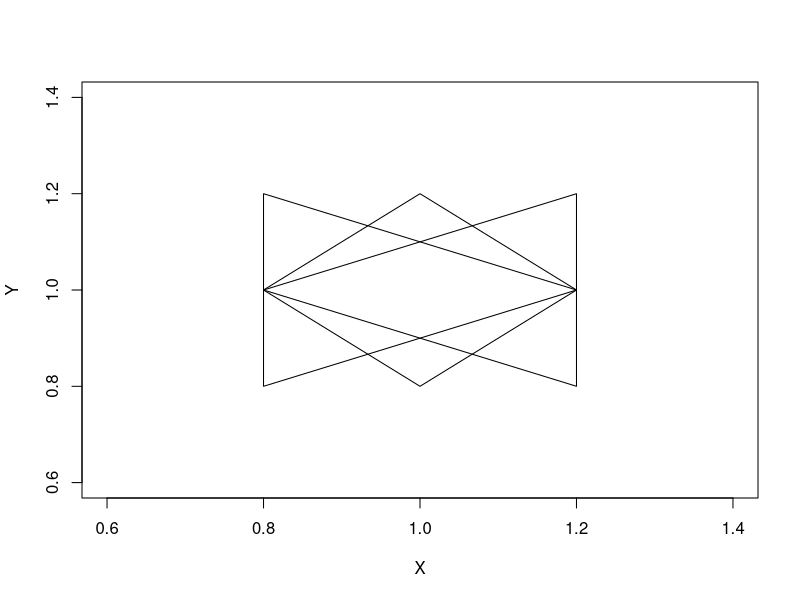
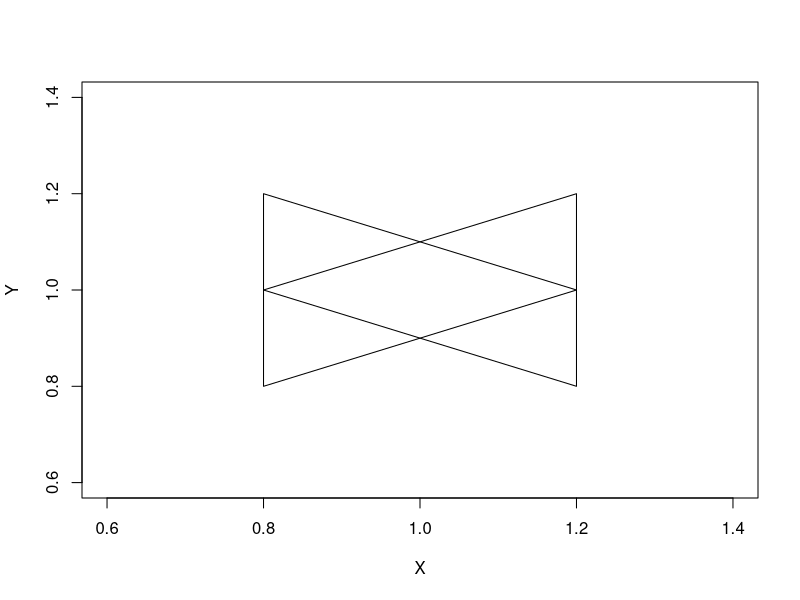
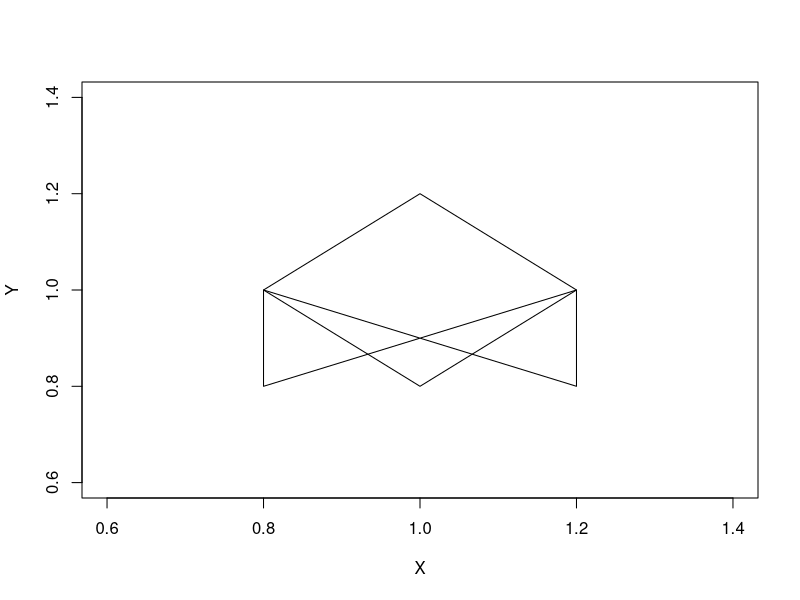
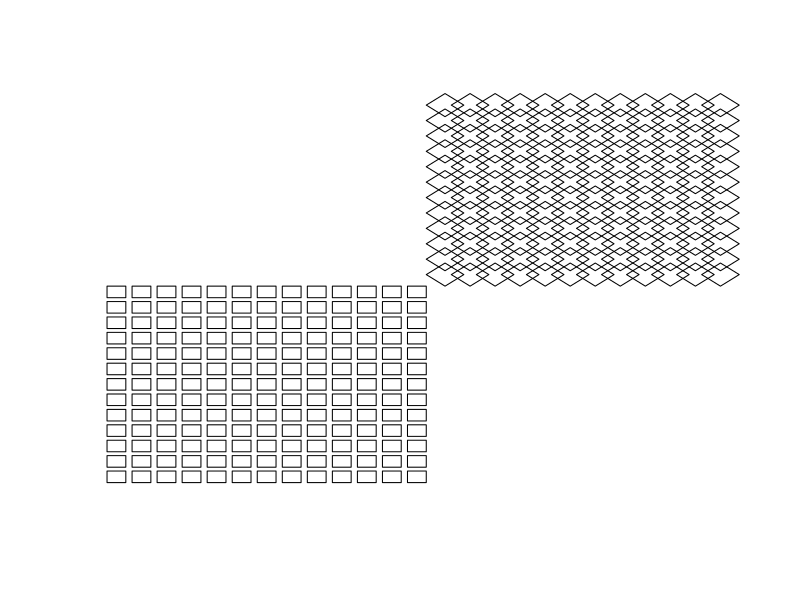
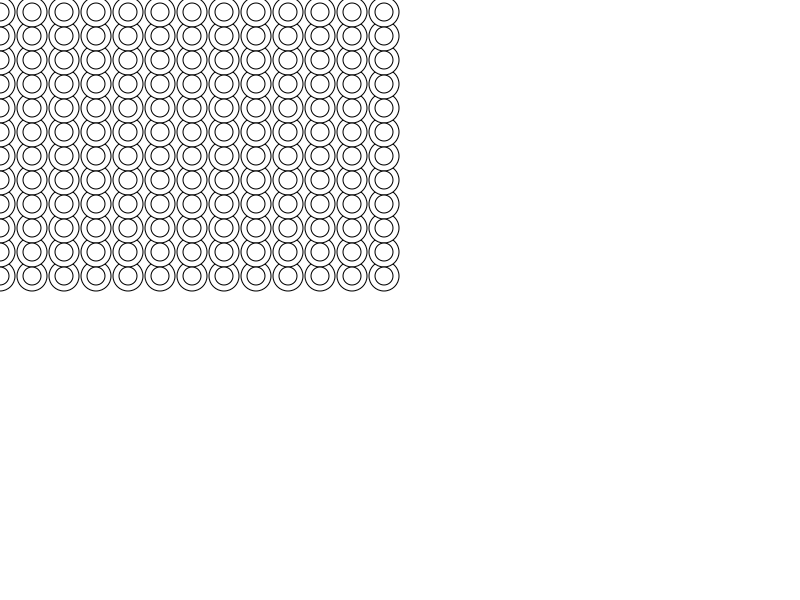
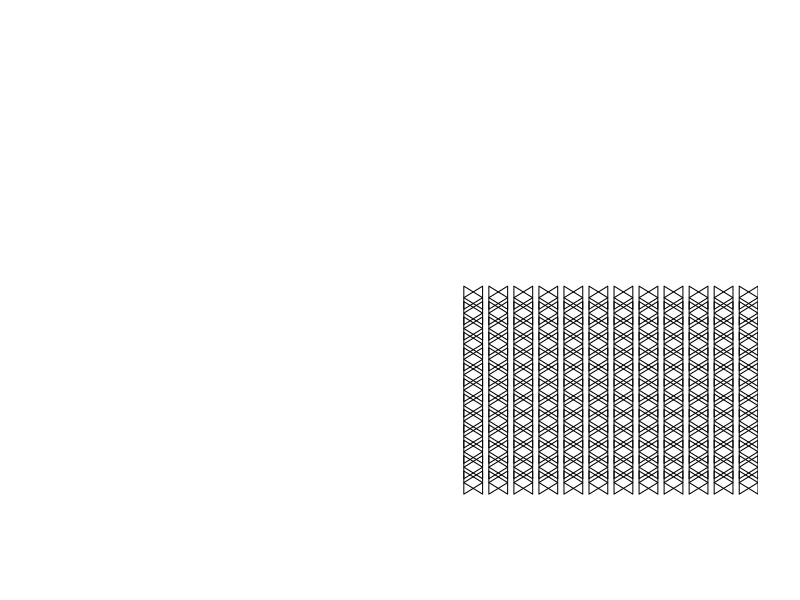

Generate these figures, in order, with R:


width <- .03
height <- .03
origin <- 0.01
SeqoffsetX <- seq(0,1,.09)
SeqoffsetY <- seq(0,1,.09)

plot(1, 1, col = "white", xlab = "X", ylab = "Y")   
####### Rhombus
polygon(x = c(1.0, 0.8, 1.0, 1.2),                           
        y = c(1.2, 1, 0.8, 1),                             
        col = "transparent")    

####### Right arrowhead
polygon(x = c(0.8, 0.8, 0.8, 1.2),                          
        y = c(1.2, 1, 0.8, 1),                             
        col = "transparent")

####### Left arrowhead
polygon(x = c(1.2, 1.2, 1.2, 0.8),                          
        y = c(1.2, 1, 0.8, 1),                            
        col = "transparent")

####### Two parallelograms
plot(1, 1, col = "white", xlab = "X", ylab = "Y")   
polygon(x = c(1.2, 1.2, 0.8, 0.8),                           
        y = c(1.2, 1, 0.8, 1),                             
        col = "transparent")

polygon(x = c(0.8, 0.8, 1.2, 1.2),                           
        y = c(1.2, 1, 0.8, 1),                             
        col = "transparent")


####### Rectangle
plot(1, 1, col = "white", xlab = "X", ylab = "Y")   
polygon(x = c(0.8, 0.8,1.2, 1.2),                           # X-Coordinates of polygon
        y = c(0.8, 1,0.8, 1),                             # Y-Coordinates of polygon
        col = "transparent")

################

drawSquare <- function(origin=0,height=0.03,width=0.03,offsetX=0,offsetY=0) {
  polygon(x = c(origin+offsetX, origin+offsetX, origin+width+offsetX, origin+width+offsetX),                           
          y = c(origin+offsetY, origin+height+offsetY, origin+height+offsetY, origin+offsetY))
}

drawRhomb <- function(origin=0,height=0.03,width=0.03,offsetX=0,offsetY=0) {
  polygon(x = c(origin+offsetX, origin-width+offsetX, origin+offsetX, origin+width+offsetX),                           
          y = c(origin+height+offsetY, origin+offsetY, origin-height+offsetY, origin+offsetY))
}  

graveButterfly <- function(origin=0,height=0.03,width=0.03,offsetX=0,offsetY=0) {
  polygon(x = c(origin+offsetX, origin+offsetX, origin+width+offsetX, origin+width+offsetX),                           
          y = c(origin+offsetY, origin+height+offsetY, origin-height+offsetY, origin+offsetY))
}

acuteButterfly <- function(origin=0,height=0.03,width=0.03,offsetX=0,offsetY=0) {
  polygon(x = c(origin+offsetX, origin+offsetX, origin+width+offsetX, origin+width+offsetX),                           
          y = c(origin+offsetY, origin-height+offsetY, origin+height+offsetY, origin+offsetY))
}


drawAcuteParallel <- function(origin=0,height=0.03,width=0.03,offsetX=0,offsetY=0) {
  polygon(x = c(origin+offsetX, origin+offsetX, origin+width+offsetX,origin+width+offsetX),                           
          y = c(origin+offsetY, origin-height+offsetY, origin+offsetY, origin+height+offsetY))
}

drawGraveParallel <- function(origin=0,height=0.03,width=0.03,offsetX=0,offsetY=0) {
  polygon(x = c(origin+offsetX, origin+offsetX, origin+width+offsetX,origin+width+offsetX),                           
          y = c(origin+offsetY, origin+height+offsetY, origin+offsetY, origin-height+offsetY))
}




####### Rhombus
polygon(x = c(1.0, 0.8, 1.0, 1.2),                           
        y = c(1.2, 1, 0.8, 1),                             
        col = "transparent")    

plot.new()

for (offY in seq(0,0.5,.04)){
  for (offX in seq(0,0.5,.04)){
    drawSquare(offsetX = offX,offsetY = offY)
  }
}

for (offY in seq(0.5+.04,1,.04)){
  for (offX in seq(0.5+.04,1,.04)){
    drawRhomb(width = 0.03,offsetX = offX,offsetY = offY)
  }
}


library(grid)
plot.new()
for (offY in seq(0.5+.04,1,.04)){
  for (offX in seq(0,0.5,.04)){
    grid.circle(r = .025,x = offX,y=offY)
  }
}

for (offY in seq(0.5+.04,1,.04)){
  for (offX in seq(0,0.5,.04)){
    grid.circle(r = .015,x = offX,y=offY)
  }
}

plot.new()
for (offY in seq(0,0.5,.04)){
  for (offX in seq(0.5+.04,1,.04)){
    drawAcuteParallel(offsetX = offX+.03,offsetY = offY)
    drawGraveParallel(offsetX = offX+.03,offsetY = offY)
  }
}





